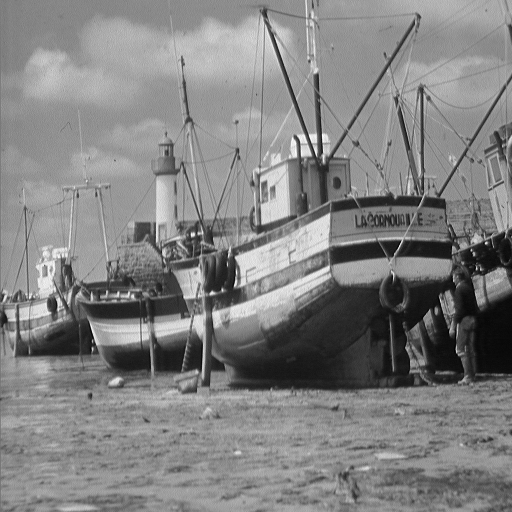
#> input picture Programas/tema4/images/boat.512.tiff, 512 x 512 px
$ python ejemplo3.py
#> lines starting #> are read from the running program, lines starting #| are printed output that depends on the picture
# Objetivo:
# -Convolve (en 1D y en 2D)

import skimage as ski
import matplotlib.pyplot as plt
import numpy as np
import scipy
import time

MASK_SIZE = 21
STD_DEV = 3

imagen = ski.io.imread("images/boat.512.tiff")
#> imagen is the input picture: shape (512, 512); min 0, max 255, mean 129.7
imagen = ski.util.img_as_float(imagen)

vector = scipy.signal.windows.gaussian(MASK_SIZE, STD_DEV)
vector /= np.sum(vector)

vectorH = vector.reshape(1, MASK_SIZE)
vectorV = vector.reshape(MASK_SIZE, 1)

matriz = vectorV @ vectorH

def mascara_gaussiana_unidimencional(tam, sigma):
    vector = scipy.signal.windows.gaussian(tam, sigma)
    vector /= np.sum(vector)
    return vector

def mascara_gaussiana_bidimencional(tam, sigma):
    vector = mascara_gaussiana_unidimencional(tam, sigma)
    vectorH = vector.reshape(1, tam)
    vectorV = vector.reshape(tam, 1)
    return vectorV @ vectorH

inicio2D = time.time()
res_convol2D = scipy.ndimage.convolve(imagen, matriz)
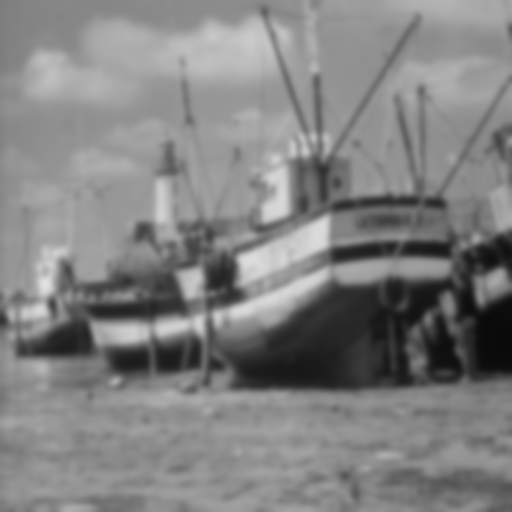
#> res_convol2D: shape (512, 512) float64; min 0.0376, max 0.887, mean 0.509
fin2D = time.time()

inicio1D = time.time()
resH = scipy.ndimage.convolve(imagen, vectorH)
res1D = scipy.ndimage.convolve(resH, vectorV)
fin1D = time.time()

tiempo2D = fin2D - inicio2D
tiempo1D = fin1D - inicio1D

print("¿Obtenemos el mismo resultado?", np.allclose(res_convol2D, res1D))
#| ¿Obtenemos el mismo resultado? True
print(f"Tiempo empleado con máscara  2D: {tiempo2D:0.9f}")
print(f"Tiempo empleado con máscaras 1D: {tiempo1D:0.9f}")
print(f"Factor 2D/1D: {tiempo2D / tiempo1D:0.2f}")

fig, axs = plt.subplots(1, 3, layout="constrained")
axs[0].imshow(imagen, cmap='gray')
axs[0].set_title("Original")
axs[1].imshow(res_convol2D, cmap='gray')
axs[1].set_title("Convolución 2D")
axs[2].imshow(res1D, cmap='gray')
axs[2].set_title("Convoluciones 1D")
for a in axs:
    a.set_axis_off()
plt.show()
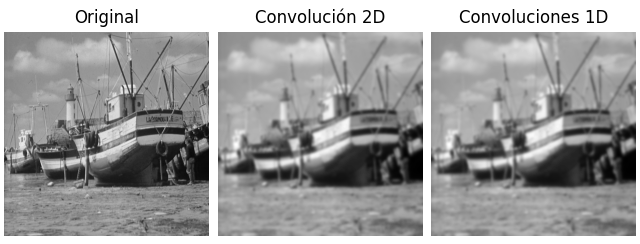
#> figure drawn by matplotlib, 3 panels
